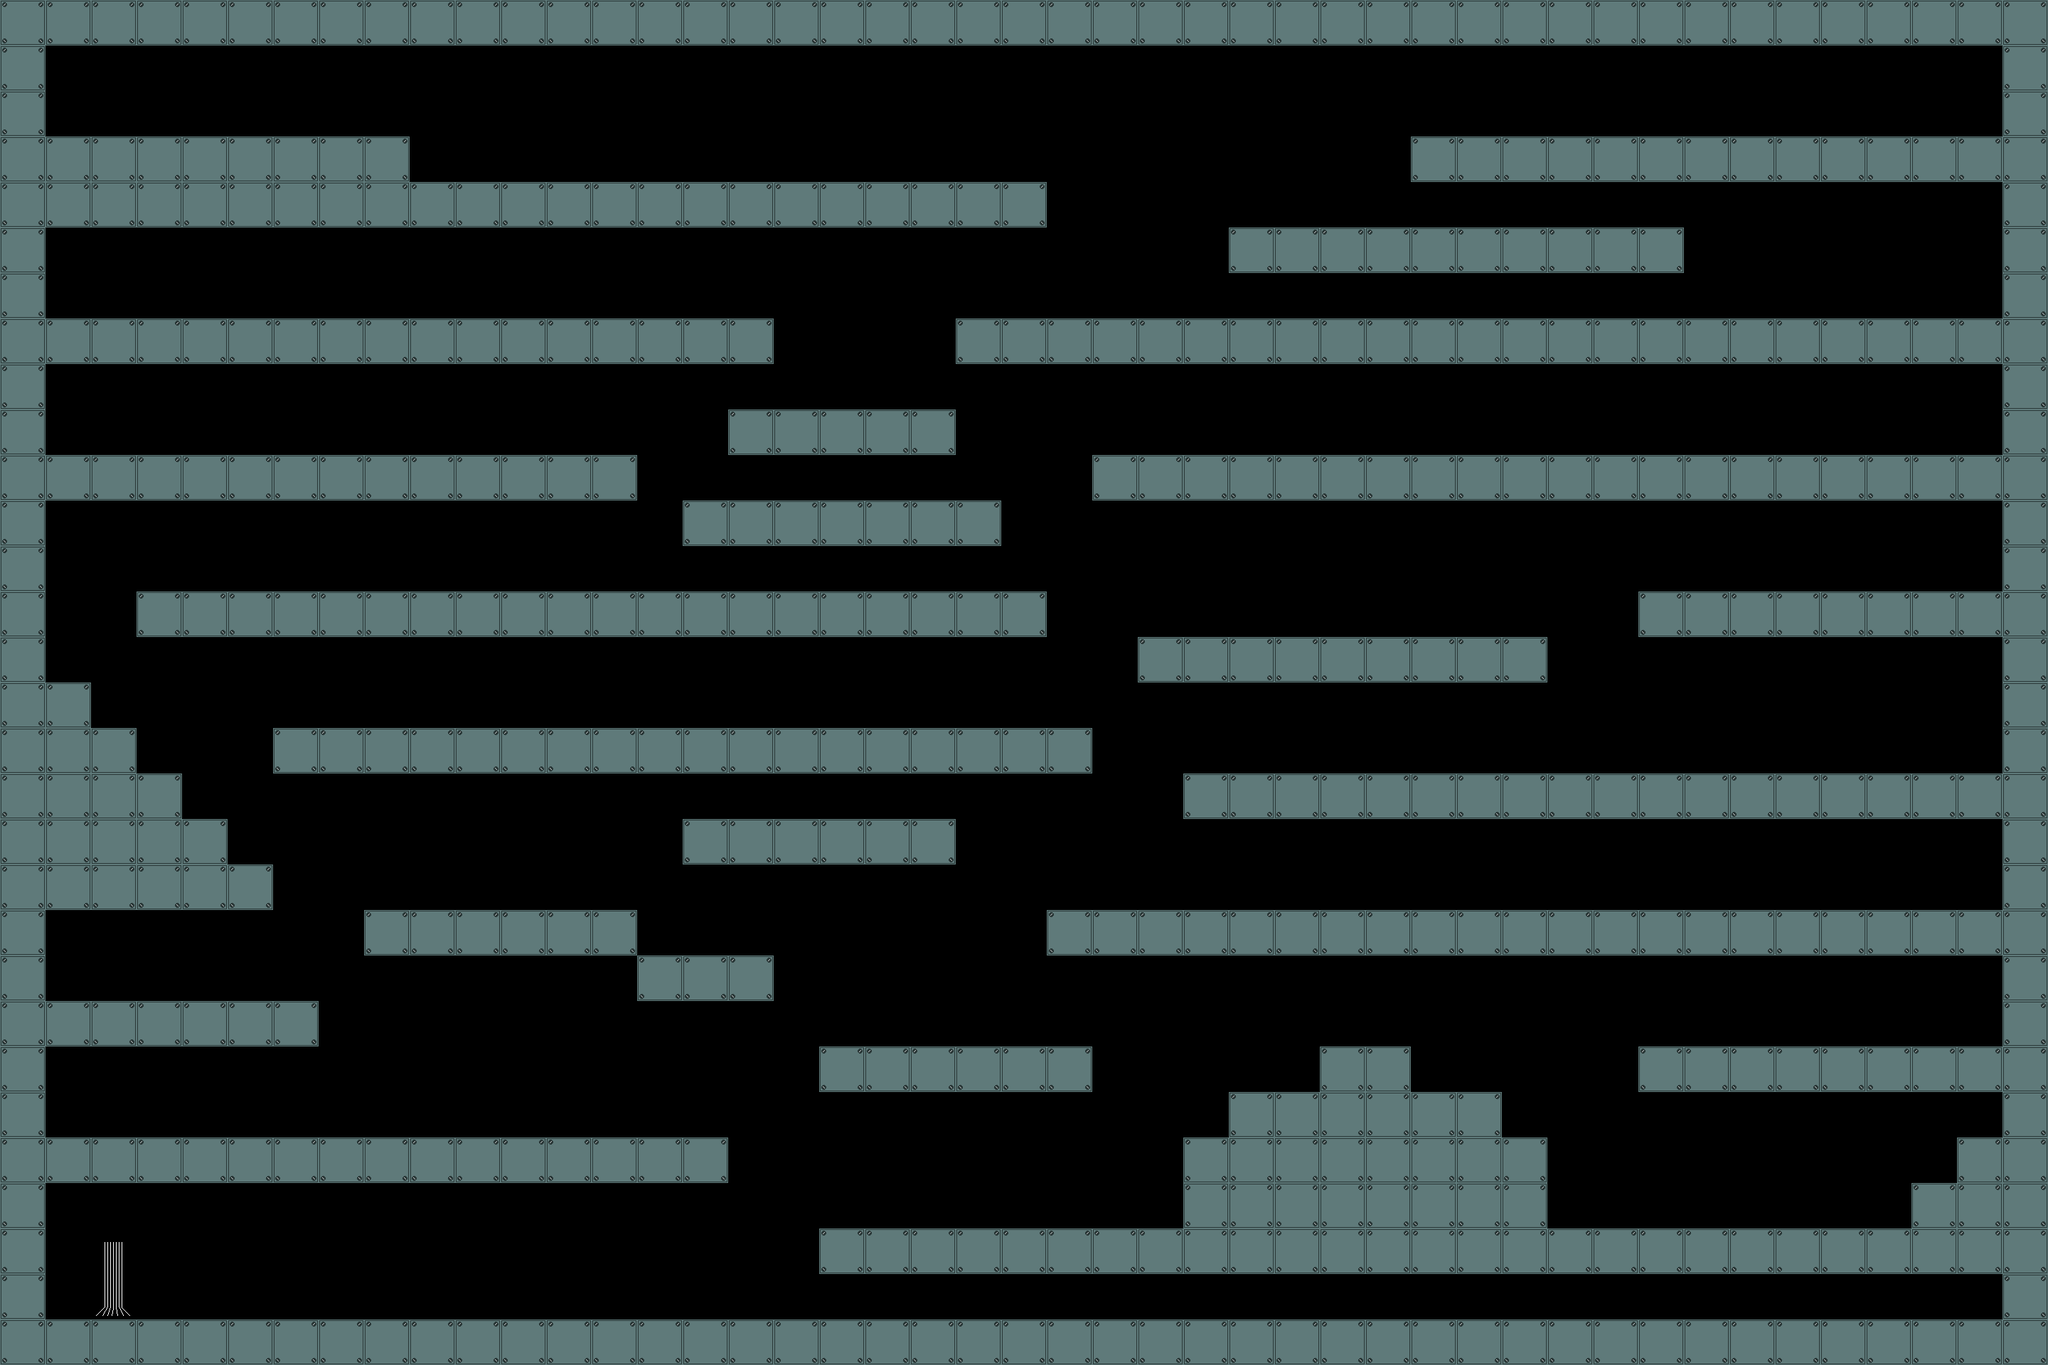

Below is a game level as drawn by its tile map, then a one-line description and the .tmx that defines it (tile-layer data replaced by summaries):
An orthogonal 45x30 tile map with 64x64 px tiles, 1 tile layer (Tile Layer 1), 2 tilesets.

<map version="1.0" orientation="orthogonal" width="45" height="30" tilewidth="64" tileheight="64">
 <tileset firstgid="1" name="metalFloor" tilewidth="64" tileheight="64">
  <image source="metalFloor.png" width="64" height="64" />
 </tileset>
 <tileset firstgid="2" name="gem stand" tilewidth="64" tileheight="64">
  <image source="gem stand.png" width="64" height="128" />
 </tileset>
 <layer name="Tile Layer 1" width="45" height="30">
  <data>[1350 cells, 497 non-empty, 3 distinct tile ids]</data>
 </layer>
</map>